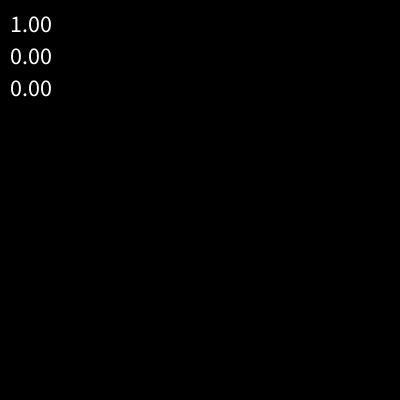
Frame 1 (no input)
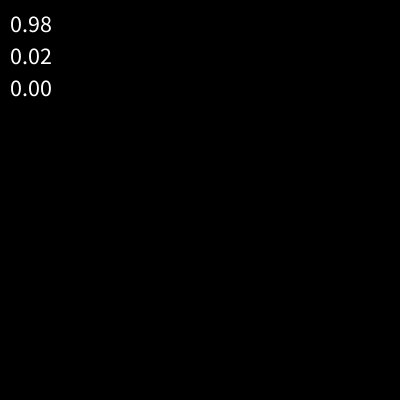
Frame 60 (the mouse pressed at the canvas centre just before this capture)
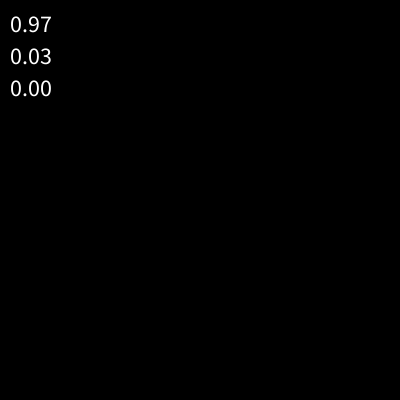
Frame 120 (the mouse held since frame 60 and released just before this capture)

The Processing sketch that drew these frames (run headless with seeded random() and noise(); from frame 60 on, the mouse is pressed at the canvas centre):

// Processing sketch: TestSelect
// ── TestSelect.pde


float[] scores = new float[3];
int[] totals = new int[scores.length];

void setup() {
  size(400, 400);
  scores[0] = 0.95;
  scores[1] = 0.04;
  scores[2] = 0.01;
}


void draw() {
  background(0);
  int s = select();

  totals[s]++;

  textSize(24);
  for (int i = 0; i < totals.length; i++) {
    text(nf(float(totals[i])/frameCount, 0, 2), 10, 32+i*32);
  }
}

int select() {
  int select = 0;
  float selector = random(1);
  while (selector > 0) {
    selector-=scores[select];
    select+=1;
  }
  select-=1;
  return select;
}
